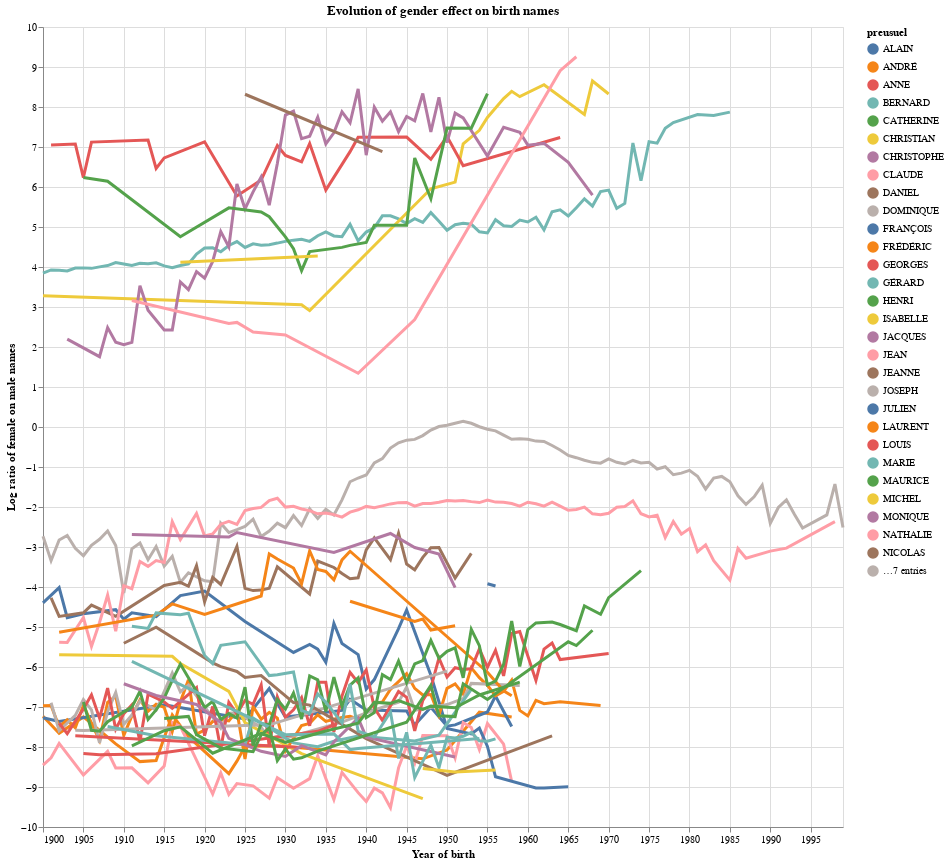

Notebook code cell kept with this figure:
### Markdown cell above
## Chart

We chose to represent the gender effect evolution using Altair library because it's convenient when using dataframes.

### Code cell
baby_names_top_40 = baby_names_gender.loc[baby_names_gender['preusuel'].isin(top_40_names)]

graph = alt.Chart(baby_names_top_40, width=800, height=800 ).mark_line().encode(
    x = alt.X('annais:T', title = 'Year of birth'),
    y = alt.Y('ratio:Q', title = 'Log ratio of female on male names'),
    color=alt.Color('preusuel:N'),
    
).properties(title='Evolution of gender effect on birth names')


highlight = alt.selection(type='single', on='mouseover',fields=['preusuel'], nearest=True)

points = graph.mark_circle().encode(
    opacity=alt.value(0),
    tooltip='preusuel'
).add_selection(
    highlight
).properties(
    width=800, height=800
)

lines = graph.mark_line().encode(
    size=alt.condition(~highlight, alt.value(1), alt.value(3))
)

points + lines

### Figure 1 — Vega-Lite specification as saved in the notebook (floating-point values rounded to 4 significant figures; data arrays with more than 128 entries replaced by an {"elided": "..."} marker saying what was removed)
{"config": {"view": {"continuousWidth": 400, "continuousHeight": 300}}, "layer": [{"mark": "circle", "encoding": {"color": {"type": "nominal", "field": "preusuel"}, "opacity": {"value": 0}, "tooltip": {"type": "nominal", "field": "preusuel"}, "x": {"type": "temporal", "field": "annais", "title": "Year of birth"}, "y": {"type": "quantitative", "field": "ratio", "title": "Log ratio of female on male names"}}, "height": 800, "selection": {"selector017": {"type": "single", "on": "mouseover", "fields": ["preusuel"], "nearest": true}}, "title": "Evolution of gender effect on birth names", "width": 800}, {"mark": "line", "encoding": {"color": {"type": "nominal", "field": "preusuel"}, "size": {"condition": {"value": 1, "selection": {"not": "selector017"}}, "value": 3}, "x": {"type": "temporal", "field": "annais", "title": "Year of birth"}, "y": {"type": "quantitative", "field": "ratio", "title": "Log ratio of female on male names"}}, "height": 800, "title": "Evolution of gender effect on birth names", "width": 800}], "data": {"name": "data-8fa800ae9493ded519b8dd6be894cfa6"}, "$schema": "https://vega.github.io/schema/vega-lite/v4.8.1.json", "datasets": {"data-8fa800ae9493ded519b8dd6be894cfa6": {"elided": "913 records"}}}
